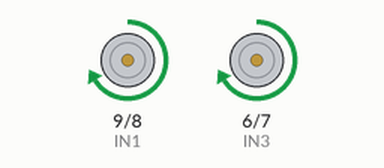
Bench run of a sketch on a simulated Arduino Uno, built with avr-gcc and run on an emulated ATmega328P. Shown: motor-driver pin pairs drawn as motors (green arrow = first pin HIGH = forward, orange = second pin HIGH = backward, longer = more drive, scaled by the enable pin).

Above: at 1.0 s.
At 3.0 s:
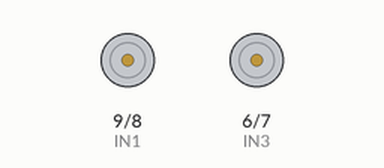
Timing chart, 0 to 5.2 s (numbered marks = the images above):
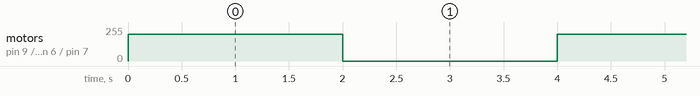

The sketch:

testemotores.ino
```cpp
#define ENA 10
#define IN1 9
#define IN2 8
#define IN3 6
#define IN4 7
#define ENB 5

void setup() {
  pinMode(ENA, OUTPUT);
  pinMode(IN1, OUTPUT);
  pinMode(IN2, OUTPUT);
  pinMode(ENB, OUTPUT);
  pinMode(IN3, OUTPUT);
  pinMode(IN4, OUTPUT);
}

void loop() {
  // Movimento do Motor A (ENA)
  digitalWrite(IN1, HIGH);
  digitalWrite(IN2, LOW);
  analogWrite(ENA, 200); // Velocidade do motor (de 0 a 255)

  // Movimento do Motor B (ENB)
  digitalWrite(IN3, HIGH);
  digitalWrite(IN4, LOW);
  analogWrite(ENB, 200); // Velocidade do motor (de 0 a 255)

  delay(2000); // Gira os motores por 2 segundos

  // Para os motores
  digitalWrite(IN1, LOW);
  digitalWrite(IN2, LOW);
  digitalWrite(ENA, LOW);

  digitalWrite(IN3, LOW);
  digitalWrite(IN4, LOW);
  digitalWrite(ENB, LOW);

  delay(2000); // Aguarda 2 segundos antes do próximo teste
}
```

Measured:
- by itself, motor on pin 9 (IN1) / pin 8 (IN2), motor on pin 6 (IN3) / pin 7 (IN4): alternates forward 200/255 for 2.0 s and stopped for 2.0 s
